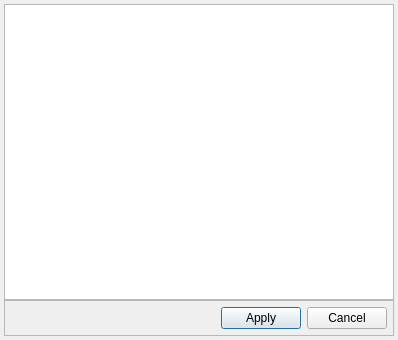
<?xml version="1.0" encoding="UTF-8"?>
<ui version="4.0">
 <class>StringEditorDialog</class>
 <widget class="QDialog" name="StringEditorDialog">
  <property name="geometry">
   <rect>
    <x>0</x>
    <y>0</y>
    <width>398</width>
    <height>340</height>
   </rect>
  </property>
  <property name="windowTitle">
   <string>Dialog</string>
  </property>
  <layout class="QVBoxLayout" name="verticalLayout">
   <property name="spacing">
    <number>0</number>
   </property>
   <property name="leftMargin">
    <number>4</number>
   </property>
   <property name="topMargin">
    <number>4</number>
   </property>
   <property name="rightMargin">
    <number>4</number>
   </property>
   <property name="bottomMargin">
    <number>4</number>
   </property>
   <item>
    <widget class="QPlainTextEdit" name="plain_text_edit"/>
   </item>
   <item>
    <widget class="QFrame" name="frame">
     <property name="frameShape">
      <enum>QFrame::Shape::StyledPanel</enum>
     </property>
     <property name="frameShadow">
      <enum>QFrame::Shadow::Raised</enum>
     </property>
     <layout class="QHBoxLayout" name="horizontalLayout">
      <property name="leftMargin">
       <number>6</number>
      </property>
      <property name="topMargin">
       <number>6</number>
      </property>
      <property name="rightMargin">
       <number>6</number>
      </property>
      <property name="bottomMargin">
       <number>6</number>
      </property>
      <item>
       <spacer name="horizontal_spacer">
        <property name="orientation">
         <enum>Qt::Orientation::Horizontal</enum>
        </property>
        <property name="sizeHint" stdset="0">
         <size>
          <width>211</width>
          <height>20</height>
         </size>
        </property>
       </spacer>
      </item>
      <item>
       <widget class="QPushButton" name="button_apply">
        <property name="text">
         <string>Apply</string>
        </property>
       </widget>
      </item>
      <item>
       <widget class="QPushButton" name="button_cancel">
        <property name="text">
         <string>Cancel</string>
        </property>
       </widget>
      </item>
     </layout>
    </widget>
   </item>
  </layout>
 </widget>
 <resources/>
 <connections/>
</ui>
